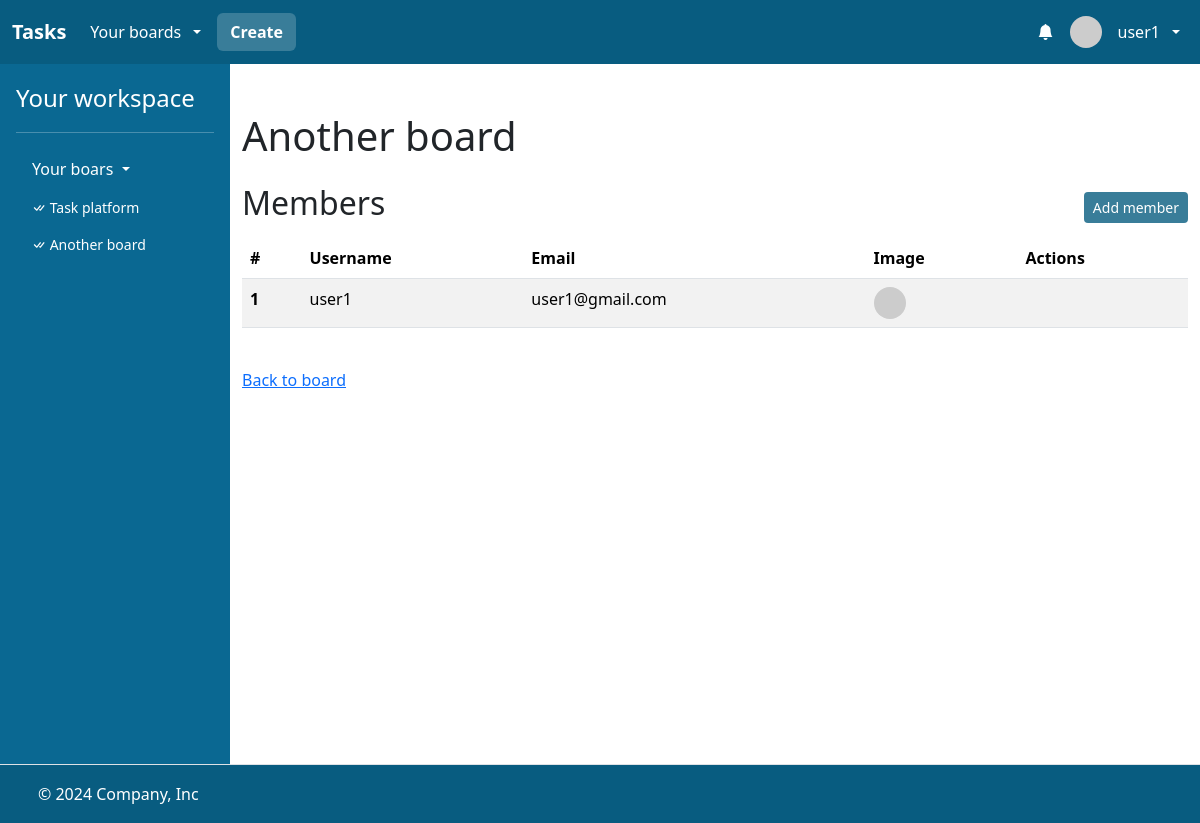
/boards/64/get_members (signed in), run on the app's committed database.
### task/models.py (models this page shows, shortened)
class User(AbstractUser):
    bio = models.CharField(max_length=256)

class Board(models.Model):
    name = models.CharField(max_length=256)
    description = models.CharField(max_length=256)
    members = models.ManyToManyField(User, related_name="boards")
    created_at = models.DateTimeField(auto_now_add=True)

### task/views/board_views.py (the view)
@login_required
def board_members_view(request, board_id):
    board = Board.objects.filter(id=board_id).first()
    if board is None:
        return apology(request, "Board does not exist!", 400)
    if not request.user in board.members.all():
        return apology(request, "Forbidden.", 403)
    members = board.members.all()
    for index, member in enumerate(members, start=1):
        member.index = index
    return render(
        request,
        "task/board_members.html",
        {
            "board": board,
            "boards": request.user.boards.all(),
            "members": members,
        },
    )

### task/templates/task/board_members.html (shortened to what this page needs)
{% extends "task/layout.html" %}
{% block main %}
<div class="container">
    <h1 class="mt-5">{{ board.name }}</h1>
    <div class="d-flex justify-content-between align-items-center mt-4 mb-2">
        <h2>Members</h2>
        <a class="btn btn-sm btn-task" href="{% url 'board_add_member' board.id %}">Add member</a>
    </div>
    <div class="table-responsive">
        <table class="table table-striped">
            <thead>
            <tr>
                <th scope="col">#</th>
                <th scope="col">Username</th>
                <th scope="col">Email</th>
                <th scope="col">Image</th>
                <th scope="col">Actions</th>
            </tr>
            </thead>
            <tbody>
                {% for member in members %}
                    <tr>
                        <th scope="row">{{ member.index }}</th>
                        <td>{{ member.username }}</td>
                        <td>{{ member.email }}</td>
                        <td><img src="https://i.pravatar.cc/48?u={{ member.id }}" alt="" width="32" height="32" class="rounded-circle me-2"></td>
                        <td>
                        </td>
                    </tr>
                {% endfor %}
            </tbody>
        </table>
    </div>
    <div class="mt-4">
        <a class="link-primary" href="{% url 'board' board.id %}">Back to board</a>
    </div>
</div>
{% endblock %}

### task/templates/task/layout.html (shortened to what this page needs)
<!DOCTYPE html>
{% load static %}
{% load humanize %}
<html lang="en">
    <head>
        <link href="https://cdn.jsdelivr.net/npm/bootstrap@5.3.3/dist/css/bootstrap.min.css" rel="stylesheet">
        <link rel="stylesheet" href="https://cdn.jsdelivr.net/npm/bootstrap-icons@1.3.0/font/bootstrap-icons.css">
        <link href="{% static 'styles.css' %}" rel="stylesheet">
    </head>
    <body class="h-100vh">
        <div class="d-flex flex-column h-100">
            <header>
                <nav class="navbar navbar-expand-lg bg-custom-3"  data-bs-theme="dark">
                    <div class="container-fluid">
                      <a class="navbar-brand fw-bold" href="{% url 'index' %}">Tasks</a>
                      <div class="collapse navbar-collapse" id="navbarHeader">
                        <ul class="navbar-nav me-auto mb-2 mb-lg-0 d-flex align-items-center gap-2">
                            {% if user.is_authenticated %}
                                <li class="nav-item dropdown">
                                    <a class="nav-link dropdown-toggle text-white d-flex align-items-center gap-2" href="#" role="button" data-bs-toggle="dropdown" aria-expanded="false">
                                        <span>Your boards</span>
                                    </a>
                                </li>
                                <li class="nav-item">
                                    <a class="btn fw-bold text-white bg-custom-4" href="{% url 'create_board' %}">Create</a>
                                </li>
                          {% endif %}
                        </ul>
                        {% if user.is_authenticated %}
                        <ul class="navbar-nav ms-auto mb-2 mb-lg-0 f-flex align-items-center">
                            <li class="nav-item dropdown">
                                <a class="nav-link text-white d-relative d-flex align-items-center gap-2" href="#" role="button" id="dropdownMenuClickableInside" data-bs-toggle="dropdown" data-bs-auto-close="outside" aria-expanded="false">
                                    <i class="bi bi-bell-fill"></i>
                                </a>
                            </li>
                            <li class="nav-item dropdown">
                                <a class="nav-link dropdown-toggle text-white d-flex align-items-center gap-2" href="#" role="button" data-bs-toggle="dropdown" aria-expanded="false">
                                    <img src="https://i.pravatar.cc/48?u={{ user.id }}" alt="" width="32" height="32" class="rounded-circle me-2">
                                    <span>{{ user.username }}</span>
                                </a>
                            </li>
                        </ul>
                        {% endif %}
                      </div>
                    </div>
                  </nav>
            </header>
            <main class="flex-fill">
                <div class="d-flex flex-nowrap h-100">
                    {% if user.is_authenticated %}
                    <div class="d-none d-lg-flex flex-column flex-shrink-0 p-3 text-white side-menu-container">
                        <a href="{% url 'index' %}" class="text-decoration-none d-flex align-items-center mb-3 mb-md-0 me-md-auto text-white">
                          <span class="fs-4">Your workspace</span>
                        </a>
                        <hr>
                        <ul class="nav nav-pills flex-column mb-auto">
                          <li class="mb-1">
                            <button class="nav-link text-white collapsed dropdown-toggle" data-bs-toggle="collapse" data-bs-target="#home-collapse" aria-expanded="true">
                                Your boars
                            </button>
                            <div class="collapse show " id="home-collapse">
                                <ul class="btn-toggle-nav list-unstyled fw-normal pb-1 small max-height-490 overflow-auto">
                                    {% for board in boards %}
                                    <li>
                                        <a href="{% url 'board' board.id %}" class="nav-link text-white">
                                            <i class="bi bi-check-all"></i>
                                            {{ board.name }}
                                        </a>
                                    </li>
                                    {% endfor %}
                                </ul>
                            </div>
                          </li>
                        </ul>
                    </div>
                    {% endif %}
                    <div class="flex-fill bg-white min-heigt-700 overflow-x-hidden">
                        {% block main %}
                        {% endblock %}
                    </div>
                </div>
            </main>
            <footer class="d-flex flex-wrap justify-content-between align-items-center py-3 border-top bg-custom-3 border-0">
                <div class="col-md-4 d-flex align-items-center">
                  <a href="/" class="mb-3 me-2 mb-md-0 text-body-secondary lh-1">
                    <svg class="bi" width="30" height="24"><use xlink:href="#bootstrap"></use></svg>
                  </a>
                  <span class="mb-3 mb-md-0 text-white">© 2024 Company, Inc</span>
                </div>
                <ul class="nav col-md-4 justify-content-end list-unstyled d-flex">
                  <li class="ms-3"><a class="text-body-secondary" href="#"><svg class="bi" width="24" height="24"><use xlink:href="#twitter"></use></svg></a></li>
                  <li class="ms-3"><a class="text-body-secondary" href="#"><svg class="bi" width="24" height="24"><use xlink:href="#instagram"></use></svg></a></li>
                  <li class="ms-3"><a class="text-body-secondary" href="#"><svg class="bi" width="24" height="24"><use xlink:href="#facebook"></use></svg></a></li>
                </ul>
            </footer>
        </div>
    </body>
</html>

### task/static/styles.css (style rules this page uses)
.btn-task, .btn-task:hover { background: #397d99; color: white; }
.bg-custom-3 { background-color: #085c80; }
.bg-custom-4 { background-color: #397d99; }
.h-100 { height: 100%; }
.h-100vh { height: 100vh; }
.side-menu-container { width: 230px; background: #0a6892; }
.max-height-490 { max-height: 490px; }
.min-heigt-700 { min-height: 700px; }
.overflow-x-hidden { overflow-x: hidden; }

### data on the page
User: username "user1", index "1", email "user1@gmail.com"
Board: name "Task platform"
Board: name "Another board"
